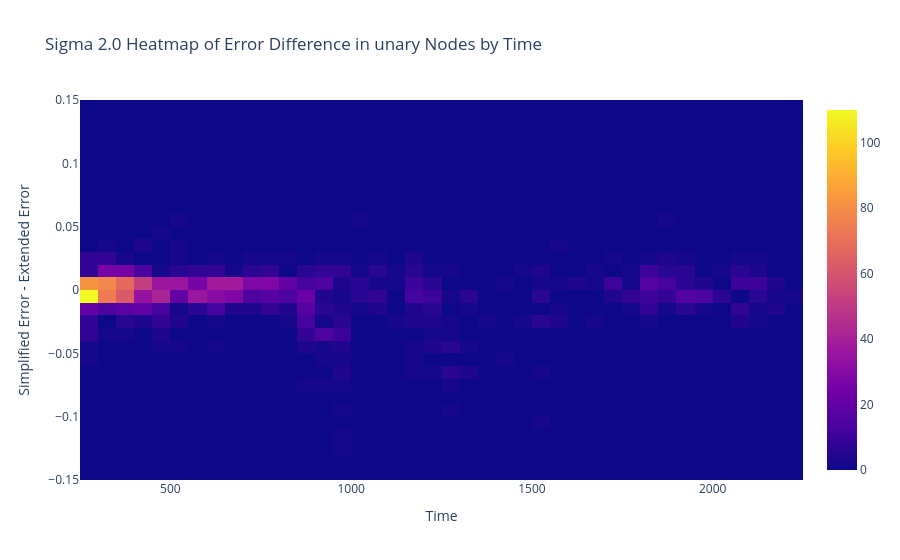

Notebook code cell kept with this figure:
### Code cell
heat_map(data[2.0][3]['unary_results'], data[2.0][0]['static_info'], "unary")

### Figure 1 — Plotly figure (JSON) as saved in the notebook; plotly's stock layout.template omitted (floating-point values rounded to 4 significant figures; data arrays with more than 128 entries replaced by an {"elided": "..."} marker saying what was removed)
{"data": [{"autobinx": false, "autobiny": false, "histnorm": "density", "type": "histogram2d", "x": {"elided": "10230 float values"}, "xbins": {"end": 2250, "size": 50, "start": 250}, "y": {"elided": "10230 float values"}, "ybins": {"end": 0.15, "size": 0.01, "start": -0.15}}], "layout": {"title": {"text": "Sigma 2.0 Heatmap of Error Difference in unary Nodes by Time"}, "xaxis": {"title": {"text": "Time"}}, "yaxis": {"title": {"text": "Simplified Error - Extended Error"}}}}
